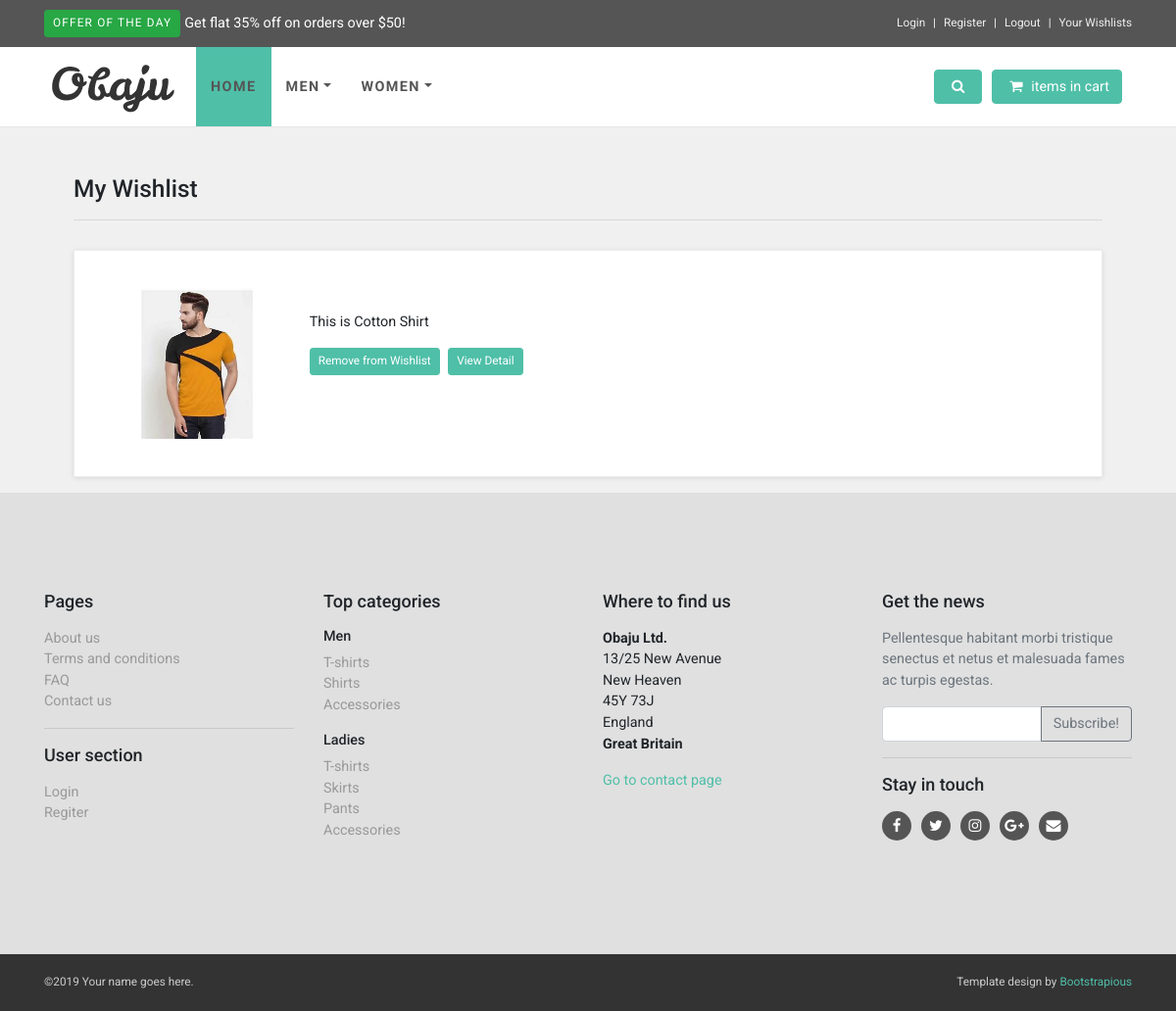
The app's page /account/wishlist (signed in) with its own data.
### store/models.py (models this page shows, shortened)
class Category(models.Model):
    parent = models.ForeignKey('self', related_name='children', on_delete=models.CASCADE, blank=True, null=True)
    title = models.CharField(max_length=50)
    slug = models.SlugField(max_length=255)
    class Meta:
        verbose_name_plural = 'Categories'

class Product(models.Model):
    COLORS = (
        ('Red', 'Red'),
        ('Yellow', 'Yellow'),
        ('Green', 'Green'),
        ('Black', 'Black'),
        ('White', 'White'),
        ('Pink', 'Pink'),
        ('Maroon', 'Maroon'),
    )
    category = models.ForeignKey('Category', related_name='products', on_delete=models.CASCADE, default=True)
    parent = models.ForeignKey('self', related_name='variants', on_delete=models.CASCADE, blank=True, null=True)
    name = models.CharField(max_length=200, null=True, blank=True)
    slug = models.SlugField(max_length=255)
    price = models.DecimalField(max_digits=7, decimal_places=2)
    digital = models.BooleanField(default=False, null=True, blank=True)
    image = models.ImageField(null=True, blank=True)
    image1 = models.ImageField(null=True, blank=True)
    image2 = models.ImageField(null=True, blank=True)
    color = models.CharField(max_length=100, null=True, choices=COLORS)
    description = models.TextField(blank=True, null=True)
    num_available = models.IntegerField(default=1)
    num_visits = models.IntegerField(default=0)
    last_visit = models.DateTimeField(blank=True, null=True)
    wished_item = models.ManyToManyField(settings.AUTH_USER_MODEL, related_name='favourite',
                  default=None, blank=True)

### account/views.py (the view)
# urls.py: path("wishlist", views.wishlist, name="wishlist"),
@login_required
def wishlist(request):
    products = Product.objects.filter(wished_item=request.user)
    return render(request, "account/dashboard/user_wish_list.html", {"wishlist": products})

### account/models.py (called while the page is built)
    def __str__(self):
        return self.name

### store/context_processors.py (called while the page is built)
def menu_categories(request):
    categories = Category.objects.filter(parent=None)
    return {'menu_categories':categories}

### account/templates/account/dashboard/user_wish_list.html (shortened to what this page needs)
{% extends "account/sub_base.html" %}
{% block sub_content %}
<div class="col-12 mx-auto">
  <h1 class="h3">My Wishlist</h1>
  <hr />
  {% if wishlist %}
  {% for product in wishlist  %}
  <div class="card mb-3 rounded-0">
    <div class="row g-0">
      <div class="col-md-2">
          <img class="img-fluid d-block p-2" width="135px" src="{{ product.image.url }}"
            alt="" />
      </div>
      <div class="col-md-10">
        <div class="card-body">
          <p class="card-text">{{product.description}}</p>
          <a type="button" class="btn btn-primary fw500 btn-sm" href="{% url 'account:user_wishlist' product.id %}">Remove from Wishlist</a>
          <a type="button" class="btn btn-primary fw500 btn-sm" href="{{product.get_absolute_url}}">View Detail</a>
        </div>
      </div>
    </div>
  </div>
  {% endfor %}
  {% else %}
  <p class="card-text">No products have been added to your wishlist yet</p>
  {% endif %}
</div>
{% endblock %}

### store/templates/store/base.html (shortened to what this page needs)
{% load static %}
<!DOCTYPE html>
<html>
  <head>
    <link rel="stylesheet" href="{% static 'vendor/bootstrap/css/bootstrap.min.css' %}">
    <link rel="stylesheet" href="{% static 'vendor/font-awesome/css/font-awesome.min.css' %}">
    <link rel="stylesheet" href="{% static 'vendor/owl.carousel/assets/owl.carousel.css' %}">
    <link rel="stylesheet" href="{% static 'vendor/owl.carousel/assets/owl.theme.default.css' %}">
    <link rel="stylesheet" href="{% static 'css/style.default.css'%}" id="theme-stylesheet">
    <link rel="stylesheet" href="{% static 'css/custom.css' %}">
  </head>
<body>
    <header class="header mb-5">
      <div id="top">
        <div class="container">
          <div class="row">
            <div class="col-lg-6 offer mb-3 mb-lg-0"><a href="#" class="btn btn-success btn-sm">Offer of the day</a><a href="#" class="ml-1">Get flat 35% off on orders over $50!</a></div>
            <div class="col-lg-6 text-center text-lg-right">
              <ul class="menu list-inline mb-0">
                <li class="list-inline-item"><a href="{% url 'account:login' %}">Login</a></li>
                <li class="list-inline-item"><a href="{% url 'account:register' %}">Register</a></li>
                <li class="list-inline-item"><a href="{% url 'account:logout' %}">Logout</a></li>
                <li class="list-inline-item"><a href="{% url 'account:wishlist' %}">Your Wishlists</a></li>
              </ul>
            </div>
          </div>
        </div>
      </div>
      <nav class="navbar navbar-expand-lg">
        <div class="container"><a href="index.html" class="navbar-brand home"><img src="{% static 'images/logo.png' %}" alt="Obaju logo" class="d-none d-md-inline-block"></a>
          <div id="navigation" class="collapse navbar-collapse">
                  <ul class="navbar-nav mr-auto">
                  <li class="nav-item"><a href="" class="nav-link active">Home</a></li>
               {% for category in menu_categories %}
                   {% if not category.children.all %}
                      <li class="nav-item dropdown menu-large"><a href="{% url 'category_detail' category.slug %}" data-toggle="dropdown" data-hover="dropdown" data-delay="200" class="dropdown-toggle nav-link">{{ category.title }}<b class="caret"></b></a>
                   {% else %}
                        <li class="nav-item dropdown menu-large"><a href="{% url 'category_detail' category.slug %}" data-toggle="dropdown" data-hover="dropdown" data-delay="200" class="dropdown-toggle nav-link">{{ category.title }}<b class="caret"></b></a>
                   {% endif %}
               {% endfor %}
              </li>
                  </ul>
          </div>
            <div class="navbar-buttons d-flex justify-content-end">
              <a data-toggle="collapse" href="#search" class="btn navbar-btn btn-primary d-none d-lg-inline-block"><i class="fa fa-search"></i></a>
              <div id="basket-overview" class="navbar-collapse collapse d-none d-lg-block"><a href="{% url 'cart' %}" class="btn btn-primary navbar-btn"><i class="fa fa-shopping-cart"></i><span id="cart-total">{{order.get_cart_items}} items in cart</span></a></div>
            </div>
          </div>
      </nav>
    </header>
{% block content %}
    {% endblock content %}
    <div id="footer">
      <div class="container">
        <div class="row">
          <div class="col-lg-3 col-md-6">
            <h4 class="mb-3">Pages</h4>
            <ul class="list-unstyled">
              <li><a href="text.html">About us</a></li>
              <li><a href="text.html">Terms and conditions</a></li>
              <li><a href="faq.html">FAQ</a></li>
              <li><a href="contact.html">Contact us</a></li>
            </ul>
            <hr>
            <h4 class="mb-3">User section</h4>
            <ul class="list-unstyled">
              <li><a href="#" data-toggle="modal" data-target="#login-modal">Login</a></li>
              <li><a href="register.html">Regiter</a></li>
            </ul>
          </div>
          <div class="col-lg-3 col-md-6">
            <h4 class="mb-3">Top categories</h4>
            <h5>Men</h5>
            <ul class="list-unstyled">
              <li><a href="{% url 'store' %}">T-shirts</a></li>
              <li><a href="{% url 'store' %}">Shirts</a></li>
              <li><a href="{% url 'store' %}">Accessories</a></li>
            </ul>
            <h5>Ladies</h5>
            <ul class="list-unstyled">
              <li><a href="{% url 'store' %}">T-shirts</a></li>
              <li><a href="{% url 'store' %}">Skirts</a></li>
              <li><a href="{% url 'store' %}">Pants</a></li>
              <li><a href="{% url 'store' %}">Accessories</a></li>
            </ul>
          </div>
          <div class="col-lg-3 col-md-6">
            <h4 class="mb-3">Where to find us</h4>
            <p><strong>Obaju Ltd.</strong><br>13/25 New Avenue<br>New Heaven<br>45Y 73J<br>England<br><strong>Great Britain</strong></p><a href="contact.html">Go to contact page</a>
          </div>
          <div class="col-lg-3 col-md-6">
            <h4 class="mb-3">Get the news</h4>
            <p class="text-muted">Pellentesque habitant morbi tristique senectus et netus et malesuada fames ac turpis egestas.</p>
            <form>
              <div class="input-group">
                <input type="text" class="form-control"><span class="input-group-append">
                  <button type="button" class="btn btn-outline-secondary">Subscribe!</button></span>
              </div>
            </form>
            <hr>
            <h4 class="mb-3">Stay in touch</h4>
            <p class="social"><a href="#" class="facebook external"><i class="fa fa-facebook"></i></a><a href="#" class="twitter external"><i class="fa fa-twitter"></i></a><a href="#" class="instagram external"><i class="fa fa-instagram"></i></a><a href="#" class="gplus external"><i class="fa fa-google-plus"></i></a><a href="#" class="email external"><i class="fa fa-envelope"></i></a></p>
          </div>
        </div>
      </div>
    </div>
    <div id="copyright">
      <div class="container">
        <div class="row">
          <div class="col-lg-6 mb-2 mb-lg-0">
            <p class="text-center text-lg-left">©2019 Your name goes here.</p>
          </div>
          <div class="col-lg-6">
            <p class="text-center text-lg-right">Template design by <a href="https://bootstrapious.com/">Bootstrapious</a>
            </p>
          </div>
        </div>
      </div>
    </div>
  </body>
</html>

### records on screen
Category: title "MEN"
Category: title "WOMEN"
Product: image (picture), description "This is Cotton Shirt"
